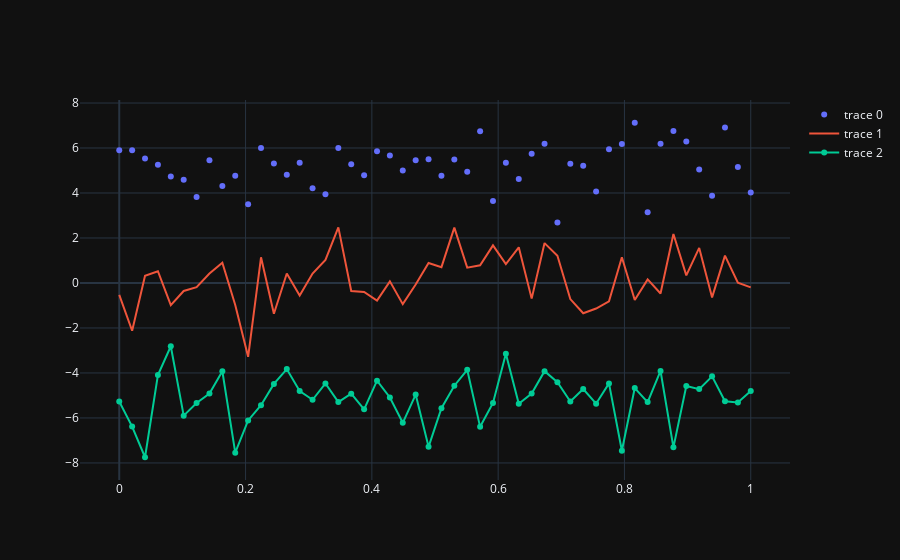

The notebook cell this image was saved under:
### Code cell
trace0 = go.Scatter(
    x=random_x,
    y=random_y0,
    mode='markers'
)
trace1 = go.Scatter(
    x=random_x,
    y=random_y1,
    mode='lines'
)
trace2 = go.Scatter(
    x=random_x,
    y=random_y2,
    mode='lines+markers'
)

data = [trace0, trace1, trace2]
offline.iplot(data)
